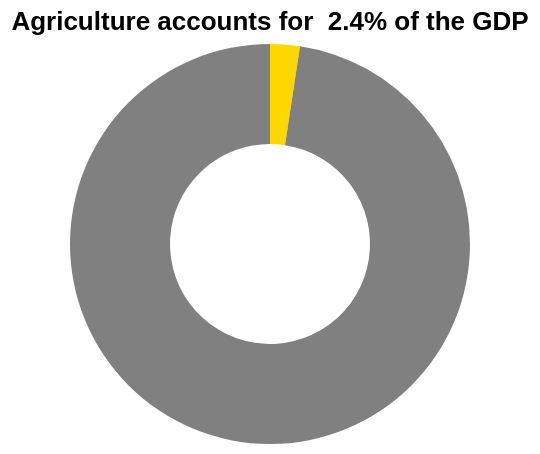

The Vega-Lite source for this figure:
### Vega-Lite specification from a JSON file in a GitHub repository (floating-point values rounded to 4 significant figures)
{"$schema": "https://vega.github.io/schema/vega-lite/v5.json", "description": "A simple donut chart with embedded data.", "title": "Agriculture accounts for  2.4% of the GDP", "width": 230, "height": 200, "data": {"values": [{"category": "Agriculture", "value": 2.4, "color": "blue"}, {"category": "other", "value": 97.6, "color": "grey"}]}, "mark": {"type": "arc", "innerRadius": 50}, "encoding": {"theta": {"field": "value", "type": "quantitative"}, "color": {"field": "category", "type": "nominal", "scale": {"range": ["gold", "grey"]}, "legend": null}}}
